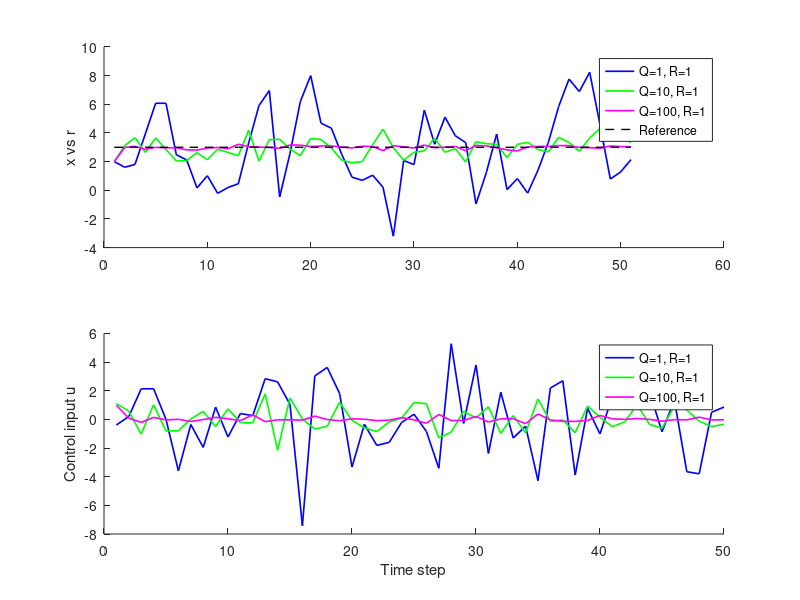

Source code (MATLAB):
function discrete_LQT_multiple_QR()
    % Define Q and R values to test
    Q_vals = [1 10 100];
    R_vals = [1];
    % Define colors for Q values and line styles for R values
    colors = {'b', 'g', 'm'};  % Q: 1, 10, 100
    lineStyles = {'-', '--', ':'};  % R: 0.1, 1, 10

    % Loop through Q and R combinations
    figure;
    for i = 1:length(Q_vals)
        for j = 1:length(R_vals)
            Q = Q_vals(i);
            R = R_vals(j);
            [x, u, r] = run_LQT(Q, R);  % Run the LQT

            style = [colors{i} lineStyles{j}];  % Combine color and linestyle

            % Plot state trajectory
            subplot(2,1,1);
            hold on;
            plot(1:length(x), x, style, 'LineWidth', 1.2, ...
                'DisplayName', ['Q=' num2str(Q) ', R=' num2str(R)]);

            % Plot control trajectory
            subplot(2,1,2);
            hold on;
            plot(1:length(u), u, style, 'LineWidth', 1.2, ...
                'DisplayName', ['Q=' num2str(Q) ', R=' num2str(R)]);
        end
    end

    subplot(2,1,1);
    plot(1:length(r), r, 'k--', 'LineWidth', 1, 'DisplayName', 'Reference');
    ylabel('x vs r');
    legend('Location', 'best');

    subplot(2,1,2);
    xlabel('Time step');
    ylabel('Control input u');
    legend('Location', 'best');

end

function [x_out, u_out, r_out] = run_LQT(Q, R)
    % System dynamics
    A = 1;
    B = 1;
    C = 1;  % Identity output matrix
    d = 10*randn(1);  % Known constant disturbance
    
    % Horizon
    N = 50;
    
         % Control effort
    P = 1;           % Terminal cost
    
    % Allocate memory
    nx = size(A, 1);
    nu = size(B, 2);
    ny = size(C, 1);
    
    S = zeros(nx, nx, N+1);
    K = zeros(nu, nx, N);
    Kv = zeros(nu, ny, N);
    v = zeros(ny, N+1);
    
    % Reference trajectory
    r = zeros(ny, N+1);
    for k = 1:N+1
        r(:,k) = 3;
    end
    
    % Terminal condition
    S(:,:,N+1) = C' * P * C;
    v(:,N+1) = C' * P * r(:,N+1);  % Initialize with tracking, if not tracking then v(:,N+1) = 0
    
    % Backward Riccati recursion for S_k and v_k (with disturbance)
    for k = N:-1:1
        d = 10*randn(1);  % Known constant disturbance
        Sk1 = S(:,:,k+1);
        BT_Sk1_B = B' * Sk1 * B;
        inv_term = inv(BT_Sk1_B + R);
        K(:,:,k) = inv_term * B' * Sk1 * A;
        Kv(:,:,k) = inv_term * B';
    
        % Update S_k
        Ak = A - B * K(:,:,k);
        S(:,:,k) = A' * Sk1 * Ak + C' * Q * C;
    
        % Update v_k with disturbance correction
        v(:,k) = Ak' * v(:,k+1) - Ak' * Sk1 * d + C' * Q * r(:,k);
    end
    
    % Initial condition
    x = zeros(nx, N+1);
    u = zeros(nu, N);
    x(:,1) = 2;
    
    % Forward simulation
    for k = 1:N
        u(:,k) = -K(:,:,k) * x(:,k) + Kv(:,:,k) * v(:,k+1);
        x(:,k+1) = A * x(:,k) + B * u(:,k);
    end

    x_out = x(1,:);
    u_out = u(1,:);
    r_out = r(1,:);
end
